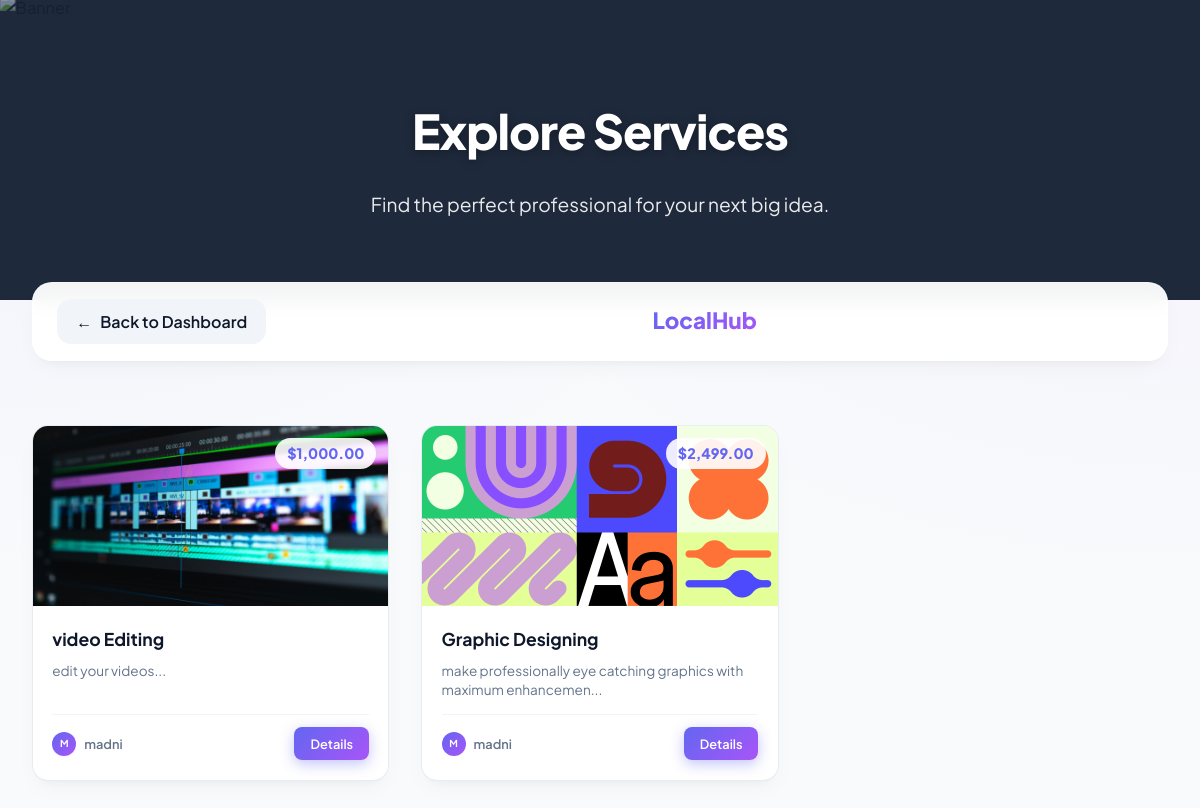
The app's page /LocalHub/services.php with its own data.
### tables this page shows
CREATE TABLE IF NOT EXISTS `services` (
  `id` int NOT NULL AUTO_INCREMENT,
  `provider_id` int NOT NULL,
  `category_id` int NOT NULL,
  `title` varchar(200) NOT NULL,
  `description` text NOT NULL,
  `price` decimal(10,2) NOT NULL,
  `image` varchar(255) DEFAULT NULL,
  `created_at` timestamp NULL DEFAULT CURRENT_TIMESTAMP,
  PRIMARY KEY (`id`),
  KEY `provider_id` (`provider_id`),
  KEY `category_id` (`category_id`)
);

CREATE TABLE IF NOT EXISTS `users` (
  `id` int NOT NULL AUTO_INCREMENT,
  `full_name` varchar(100) NOT NULL,
  `email` varchar(100) NOT NULL,
  `password` varchar(255) NOT NULL,
  `role` enum('client','provider') NOT NULL,
  `created_at` timestamp NULL DEFAULT CURRENT_TIMESTAMP,
  PRIMARY KEY (`id`),
  UNIQUE KEY `email` (`email`)
);

### LocalHub/services.php (the view, shortened to what this page needs)
<?php
include 'includes/db.php';
$back_link = "index.php";
?>
<!DOCTYPE html>
<html lang="en">
<head>
    <link rel="stylesheet" href="style.css">
</head>
<body class="bg-light">
<div style="width: 100%; height: 300px; position: relative; background: #1e293b; overflow: hidden; margin-bottom: -50px;">
    <img src="https://images.pexels.com/photos/3184418/pexels-photo-3184418.jpeg?auto=compress&cs=tinysrgb&w=1260&h=750&dpr=1"
         style="width: 100%; height: 100%; object-fit: cover; opacity: 0.5;" alt="Banner">
    <div style="position: absolute; top: 50%; left: 50%; transform: translate(-50%, -50%); text-align: center; width: 100%; color: white; padding: 0 20px;">
        <h1 style="color: white; font-size: 3rem; margin-bottom: 10px; text-shadow: 0 2px 10px rgba(0,0,0,0.3);">Explore Services</h1>
        <p style="font-size: 1.2rem; opacity: 0.9;">Find the perfect professional for your next big idea.</p>
    </div>
</div>
<div class="container" style="position: relative; z-index: 2;">
    <div style="display: flex; justify-content: space-between; align-items: center; margin-bottom: 3rem; background: rgba(255, 255, 255, 0.95); backdrop-filter: blur(10px); padding: 1rem 1.5rem; border-radius: 20px; box-shadow: var(--card-shadow); border: 1px solid rgba(255,255,255,0.3);">
        <a href="<?php echo $back_link; ?>" class="btn" style="background: #f1f5f9; color: var(--text-dark); padding: 0.6rem 1.2rem; display: flex; align-items: center; gap: 8px;">
            <span>←</span> Back to Dashboard
        </a>
        <div style="font-weight: 800; font-size: 1.4rem; background: var(--brand-gradient); -webkit-background-clip: text; -webkit-text-fill-color: transparent;">
            LocalHub
        </div>
    </div>
<div class="row">
    <?php
    $query = "SELECT services.*, users.full_name
              FROM services
              JOIN users ON services.provider_id = users.id";
    $result = mysqli_query($conn, $query);
    while ($row = mysqli_fetch_assoc($result)) {
    ?>
    <div class="card" style="padding: 0; overflow: hidden; display: flex; flex-direction: column; border-radius: 16px;">
    <div style="position: relative; height: 180px; overflow: hidden; background: #f1f5f9;">
        <?php
            $service_title = strtolower($row['title']);
            $manual_image = "https://via.placeholder.com/400x250?text=Service";
            if (strpos($service_title, 'video') !== false) {
                $manual_image = "uploads/video_editing.jpg";
            } elseif (strpos($service_title, 'graphic') !== false) {
                $manual_image = "uploads/graphic_design.png";
            }
        ?>
        <img src="<?php echo $manual_image; ?>"
             onerror="this.src='https://via.placeholder.com/400x250?text=Check+Uploads+Folder'"
             style="width: 100%; height: 100%; object-fit: cover;">
        <div style="position: absolute; top: 12px; right: 12px; background: rgba(255, 255, 255, 0.9); padding: 4px 12px; border-radius: 50px; font-weight: 800; color: #6366f1; font-size: 0.9rem;">
            $<?php echo number_format($row['price'], 2); ?>
        </div>
    </div>
        <div style="padding: 1.2rem; flex-grow: 1;">
            <h4 style="margin: 0; font-weight: 700; font-size: 1.1rem; color: var(--text-dark);">
                <?php echo $row['title']; ?>
            </h4>
            <p style="color: var(--text-muted); font-size: 0.85rem; margin: 8px 0; line-height: 1.4; height: 2.8em; overflow: hidden;">
                <?php echo substr($row['description'], 0, 65); ?>...
            </p>
            <div style="margin-top: 15px; padding-top: 12px; border-top: 1px solid #f1f5f9; display: flex; justify-content: space-between; align-items: center;">
                <div style="display: flex; align-items: center; gap: 8px;">
                    <div style="width: 24px; height: 24px; background: var(--brand-gradient); border-radius: 50%; display: flex; align-items: center; justify-content: center; color: white; font-size: 0.6rem; font-weight: bold;">
                        <?php echo strtoupper(substr($row['full_name'], 0, 1)); ?>
                    </div>
                    <span style="font-size: 0.8rem; color: var(--text-muted); font-weight: 600;">
                        <?php echo $row['full_name']; ?>
                    </span>
                </div>
                <a href="service-details.php?id=<?php echo $row['id']; ?>" class="btn btn-primary" style="padding: 0.4rem 1rem; font-size: 0.8rem; border-radius: 8px;">
                    Details
                </a>
            </div>
        </div>
    </div>
    <?php } ?>
</div>
</body>
</html>

### LocalHub/style.css (style rules this page uses)
:root { --brand-gradient: linear-gradient(135deg, #6366f1 0%, #a855f7 100%); --bg-main: #fcfcfd; --text-dark: #0f172a; --text-muted: #64748b; --white: #ffffff; --card-shadow: 0 10px 25px -5px rgba(0, 0, 0, 0.04), 0 8px 10px -6px rgba(0, 0, 0, 0.04); }
body { font-family: 'Plus Jakarta Sans', sans-serif; background-color: #f8fafc; background-image: radial-gradient(at 0% 0%, rgba(99, 102, 241, 0.05) 0px, transparent 50%), radial-gradient(at 100% 0%, rgba(168, 85, 247, 0.05) 0px, transparent 50%); background-attachment: fixed; color: var(--text-dark); margin: 0; line-height: 1.6; }
.container { max-width: 1200px; margin: 0 auto; padding: 2rem; }
.card { background: var(--white); border: 1px solid rgba(226, 232, 240, 0.8); border-radius: 24px; padding: 2.5rem; box-shadow: var(--card-shadow); transition: all 0.3s cubic-bezier(0.4, 0, 0.2, 1); }
.btn { padding: 0.8rem 1.8rem; border-radius: 14px; font-weight: 600; text-decoration: none; display: inline-block; transition: all 0.2s; border: none; cursor: pointer; }
.btn-primary { background: var(--brand-gradient); color: white; box-shadow: 0 4px 14px 0 rgba(99, 102, 241, 0.39); }
h1 { font-size: 3rem; font-weight: 800; letter-spacing: -0.02em; }
img { transition: transform 0.4s ease; }
.row { display: grid; grid-template-columns: repeat(auto-fill, minmax(320px, 1fr)); gap: 2rem; padding: 1rem 0; }

### records on screen
services: shows a picture, price "1,000.00", title "video Editing", description "edit your videos", provider.full_name "M", provider.full_name "madni"
services: shows a picture, price "2,499.00", title "Graphic Designing", description "make professionally eye catching graphics with maximum enhancemen", provider.full_name "M", provider.full_name "madni"
